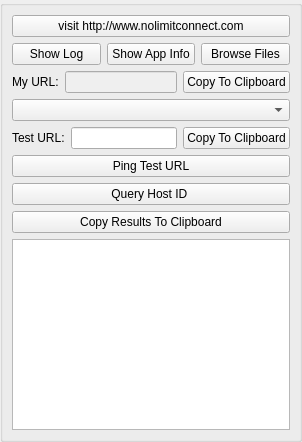
<?xml version="1.0" encoding="UTF-8"?>
<ui version="4.0">
 <class>AppletTestAndDebugUi</class>
 <widget class="QWidget" name="AppletTestAndDebugUi">
  <property name="geometry">
   <rect>
    <x>0</x>
    <y>0</y>
    <width>302</width>
    <height>442</height>
   </rect>
  </property>
  <property name="sizePolicy">
   <sizepolicy hsizetype="Expanding" vsizetype="Expanding">
    <horstretch>0</horstretch>
    <verstretch>0</verstretch>
   </sizepolicy>
  </property>
  <property name="minimumSize">
   <size>
    <width>0</width>
    <height>0</height>
   </size>
  </property>
  <property name="maximumSize">
   <size>
    <width>16777215</width>
    <height>16777215</height>
   </size>
  </property>
  <property name="windowTitle">
   <string>Test And Debug</string>
  </property>
  <layout class="QVBoxLayout" name="verticalLayout">
   <property name="spacing">
    <number>0</number>
   </property>
   <property name="leftMargin">
    <number>0</number>
   </property>
   <property name="topMargin">
    <number>0</number>
   </property>
   <property name="rightMargin">
    <number>0</number>
   </property>
   <property name="bottomMargin">
    <number>0</number>
   </property>
   <item>
    <widget class="QGroupBox" name="StyledDlgItemsBox">
     <property name="sizePolicy">
      <sizepolicy hsizetype="Expanding" vsizetype="Expanding">
       <horstretch>0</horstretch>
       <verstretch>0</verstretch>
      </sizepolicy>
     </property>
     <property name="minimumSize">
      <size>
       <width>0</width>
       <height>0</height>
      </size>
     </property>
     <property name="title">
      <string/>
     </property>
     <layout class="QVBoxLayout" name="verticalLayout_2">
      <item>
       <widget class="QPushButton" name="gotoWebsiteButton">
        <property name="sizePolicy">
         <sizepolicy hsizetype="Minimum" vsizetype="Preferred">
          <horstretch>0</horstretch>
          <verstretch>0</verstretch>
         </sizepolicy>
        </property>
        <property name="text">
         <string>visit http://www.nolimitconnect.com</string>
        </property>
       </widget>
      </item>
      <item>
       <layout class="QHBoxLayout" name="horizontalLayout">
        <item>
         <widget class="QPushButton" name="m_ShowLogButton">
          <property name="text">
           <string>Show Log</string>
          </property>
         </widget>
        </item>
        <item>
         <widget class="QPushButton" name="m_ShowAppInfoButton">
          <property name="text">
           <string>Show App Info</string>
          </property>
         </widget>
        </item>
        <item>
         <widget class="QPushButton" name="m_BrowseFilesButton">
          <property name="text">
           <string>Browse Files</string>
          </property>
         </widget>
        </item>
       </layout>
      </item>
      <item>
       <layout class="QHBoxLayout" name="horizontalLayout_3">
        <item>
         <widget class="QLabel" name="m_MyUrlLabel">
          <property name="text">
           <string>My URL:</string>
          </property>
         </widget>
        </item>
        <item>
         <widget class="QLineEdit" name="m_MyUrlEdit">
          <property name="enabled">
           <bool>false</bool>
          </property>
         </widget>
        </item>
        <item>
         <widget class="QPushButton" name="m_CopyMyUrlButton">
          <property name="text">
           <string>Copy To Clipboard</string>
          </property>
         </widget>
        </item>
       </layout>
      </item>
      <item>
       <widget class="QComboBox" name="m_TestUrlsComboBox"/>
      </item>
      <item>
       <layout class="QHBoxLayout" name="horizontalLayout_2">
        <item>
         <widget class="QLabel" name="m_TestUrlLabel">
          <property name="text">
           <string>Test URL:</string>
          </property>
         </widget>
        </item>
        <item>
         <widget class="QLineEdit" name="m_TestUrlEdit"/>
        </item>
        <item>
         <widget class="QPushButton" name="m_CopyTestUrlButton">
          <property name="text">
           <string>Copy To Clipboard</string>
          </property>
         </widget>
        </item>
       </layout>
      </item>
      <item>
       <widget class="QPushButton" name="m_PingButton">
        <property name="text">
         <string>Ping Test URL</string>
        </property>
       </widget>
      </item>
      <item>
       <widget class="QPushButton" name="m_GetGuidButton">
        <property name="text">
         <string>Query Host ID </string>
        </property>
       </widget>
      </item>
      <item>
       <widget class="QPushButton" name="m_CopyResultToClipboardButton">
        <property name="text">
         <string>Copy Results To Clipboard</string>
        </property>
       </widget>
      </item>
      <item>
       <widget class="QPlainTextEdit" name="m_InfoPlainTextEdit"/>
      </item>
     </layout>
    </widget>
   </item>
  </layout>
 </widget>
 <resources/>
 <connections/>
</ui>
